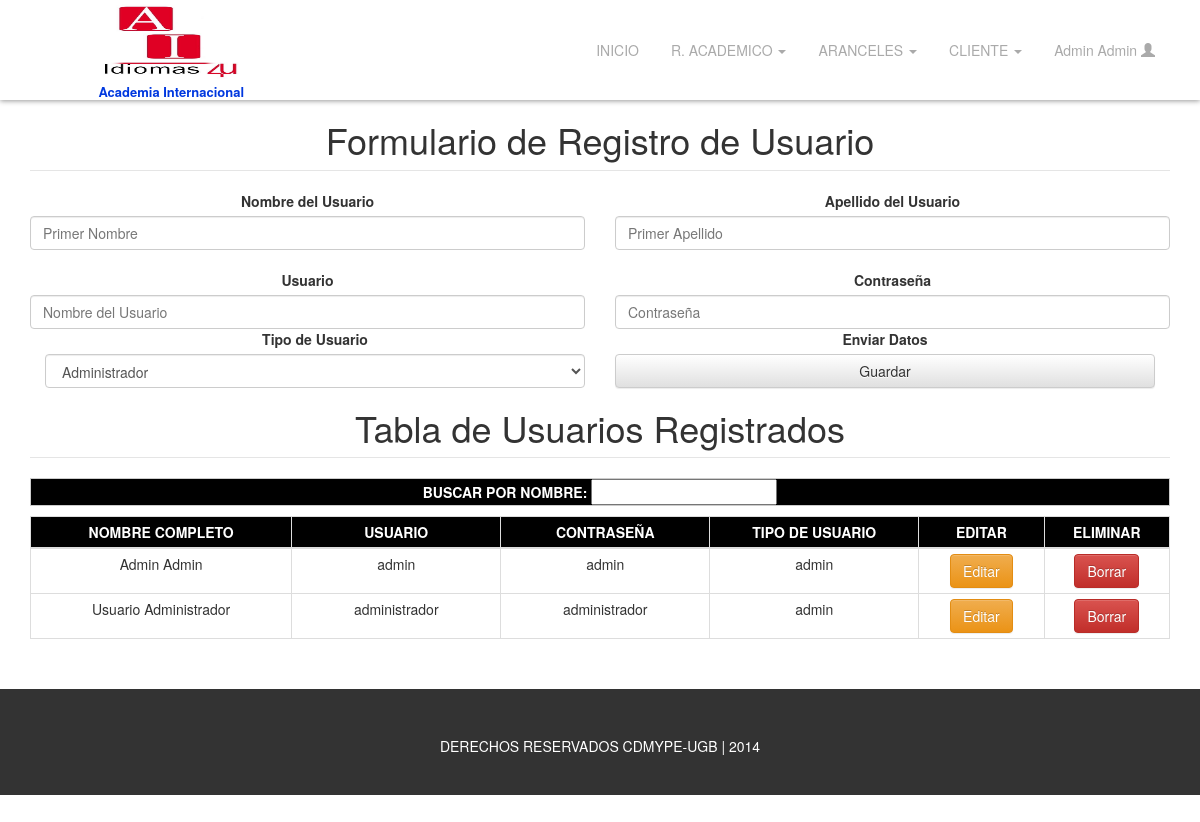
Page /admin/regusuario/index.php (signed in) on the committed database.
### tables this page shows
CREATE TABLE `usuario` (
  `id_usuario` int(10) NOT NULL,
  `nombre` varchar(50) NOT NULL,
  `apellido` varchar(50) NOT NULL,
  `tipo` enum('admin','user','docente') NOT NULL,
  `username` varchar(50) NOT NULL,
  `password` varchar(50) NOT NULL
);

### admin/php/usuario.php (called while the page is built)
<?php
	include('config/config.php');
	$sql = mysqli_query($link, " select nombre, apellido, username from usuario where username='$username' ");
	$usuario = mysqli_fetch_all($sql, MYSQLI_ASSOC);
?>

### admin/regusuario/busquedaUsuario.php (the view, shortened to what this page needs)
<div>
	<form name="frmBusquedaUsuario" id="frmBusquedaUsuario">
		<div class="row">
			<div class="col-xs-12">
				<table align="center" cellpadding="5" id="tblUsuario" class="table table-bordered table-condensed">
					<thead>
						<tr>
							<td>Nombre Completo</td>
							<td>Usuario</td>
							<td>Contraseña</td>
							<td>Tipo de Usuario</td>
							<td>Editar</td>
							<td>Eliminar</td>
						</tr>
					</thead>
					<tbody>
						<?php
							include('../php/config/config.php');
							$usuario = isset($_POST['usuario']) ? $_POST['usuario'] : '' ;
							$sqlc = mysqli_query($link, "select
															id_usuario,
															nombre,
															apellido,
															tipo,
															username,
															password
														from usuario
														where nombre like '%$usuario%' ") or die(mysqli_error($link));
							while($fila = mysqli_fetch_assoc($sqlc)){
						?>
							<tr id="usuario_<?php echo $fila['id_usuario'] ?>" onClick="modUsuario(<?php echo $fila['id_usuario'] ?>)">
								<td width="250"><?php echo ucwords($fila['nombre'].' '.$fila['apellido']) ?></td>
								<td width="200"><?php echo $fila['username'] ?></td>
								<td width="200"><?php echo $fila['password'] ?></td>
								<td width="200"><?php echo $fila['tipo'] ?></td>
								<td width="120"><a href="#" class="btn btn-warning" role="button">Editar</a></td>
								<td width="120"><a href="javascript: eliminarUsuario(<?php echo $fila['id_usuario'] ?>)" class="btn btn-danger" role="button">Borrar</a></td>
							</tr>
						<?php } ?>
					</tbody>
				</table>
			</div>
		</div>
	</form>
</div>

### admin/inc/header2.inc (shortened to what this page needs)
<header id="main-header">
	<div class="container hidden-print">
		<div class="row">
			<div class="col-xs-5 col-sm-3">
				<h1 id="main-logo">
					<a href="../../admin"><img src="../../img/logo.jpg" alt="Academia Internacional">
						<span>Academia Internacional</span>
					</a>
				</h1>
			</div>
			<div class="col-xs-7 col-sm-9">
				<ul id="main-menu" class="nav nav-pills hidden-xs">
					<li><a href="../index.php">INICIO</a></li>
					<li class="dropdown">
						<a href="#" class="dropdown-toggle" data-toggle="dropdown"> R. ACADEMICO <span class="caret"></span> </a>
					</li>
					<li class="dropdown">
						<a href="#" class="dropdown-toggle" data-toggle="dropdown"> ARANCELES <span class="caret"></span> </a>
					</li>
					<li class="dropdown">
						<a href="#" class="dropdown-toggle" data-toggle="dropdown"> CLIENTE <span class="caret"></span> </a>
					</li>
					<li class="dropdown">
						<a href="#" class="dropdown-toggle" data-toggle="dropdown">
							<?php
								$username = $_SESSION['username'] ;
								include('../php/usuario.php');
								foreach ($usuario as $row ) {
									echo ucwords($row['nombre'].' '.$row['apellido']);
								}
							?>
							<span class="glyphicon glyphicon-user"></span>
						</a>
					</li>
				</ul>
			</div>
		</div>
	</div>
</header>

### admin/css/style.css (style rules this page uses)
html, body { height: 94.30%; margin-top: 0px; font-family: 'Source Sans Pro', 'Helvetica Neue', Helvetica, Arial, sans-serif; background-image: url('../img/textura.jpg'); }
ul { padding: 0px; margin: 0px; list-style-type: none; }
ul li { margin-bottom: 5px; }
#main-header { position: fixed; top: 0; width: 100%; background-color: #fff; z-index: 99; background-color: rgb(255, 255, 255); background-color: rgba(255, 255, 255, 0.95); -ms-filter: "progid:DXImageTransform.Microsoft.gradient(startColorstr=#11000000, endColorstr=#11000000)"; -moz-box-shadow: 0 1px 5px #999; -webkit-box-shadow: 0 1px 5px #999; box-shadow: 0 1px 5px #999; }
#main-logo, #logo { width: 100%; height: 100px; padding: 2px 0 0 20px; margin: 0; background-color: #fff; text-align: center; }
#main-logo >a { font-size: 20px; font-size: 2rem; font-weight: 600; color: #fff; text-decoration: none; }
#main-logo>a>img { height: 80px; width: 140px; margin: 0 auto; margin-bottom: 3px; }
#main-logo>a>span { display: block; color: #0038DF; font-size: 13px; font-size: 1.3rem; }
#main-menu { float:right; margin-top: 30px; }
#main-menu a { color: #aaa; }

### admin/css/bgColor.css (style rules this page uses)
table, .btnp { border:1px solid #CCC; }
table thead, .btnp { background: #000; color: #FFF; text-align:center; text-transform:uppercase; font-weight:bolder; }

### rows in the picture
usuario: nombre+apellido "Admin Admin", username "admin", password "admin", tipo "admin"
usuario: nombre+apellido "Usuario Administrador", username "administrador", password "administrador", tipo "admin"
